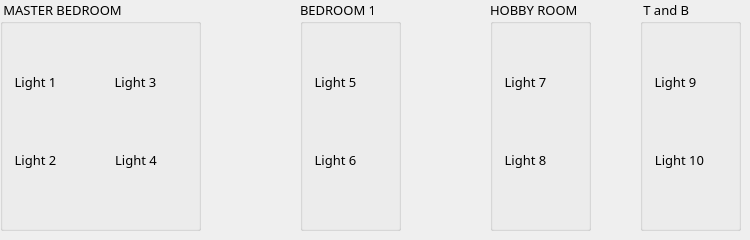
       <widget class="QWidget" name="stackedWidgetPage2_2" native="true">
        <widget class="QGroupBox" name="groupBox_5">
         <property name="geometry">
          <rect>
           <x>0</x>
           <y>0</y>
           <width>201</width>
           <height>231</height>
          </rect>
         </property>
         <property name="font">
          <font>
           <family>Agency FB</family>
           <pointsize>10</pointsize>
          </font>
         </property>
         <property name="title">
          <string> MASTER BEDROOM </string>
         </property>
         <widget class="QWidget" name="verticalLayoutWidget_15">
          <property name="geometry">
           <rect>
            <x>10</x>
            <y>20</y>
            <width>81</width>
            <height>202</height>
           </rect>
          </property>
          <layout class="QVBoxLayout" name="verticalLayout_15">
           <item>
            <widget class="QToolButton" name="toolButton_41">
             <property name="font">
              <font>
               <family>Agency FB</family>
               <pointsize>10</pointsize>
               <weight>8</weight>
               <italic>false</italic>
               <bold>false</bold>
              </font>
             </property>
             <property name="styleSheet">
              <string notr="true">QToolButton

{
font: 65 10pt &quot;Agency FB&quot;;
	color: rgb(0, 0, 0);


	background-color:transparent;
border:none;


}

QToolButton:checked, QToolButton:pressed {
background-color:rgb(193,210,238);
border: 1px solid rgb(60,127,177)
}
QToolButton:hover {
background-color(224,232,246)
}</string>
             </property>
             <property name="text">
              <string>Light 1</string>
             </property>
             <property name="icon">
              <iconset resource="images_new/try.qrc">
               <normaloff>:/newPrefix/bulb_on.png</normaloff>:/newPrefix/bulb_on.png</iconset>
             </property>
             <property name="iconSize">
              <size>
               <width>70</width>
               <height>70</height>
              </size>
             </property>
             <property name="toolButtonStyle">
              <enum>Qt::ToolButtonTextUnderIcon</enum>
             </property>
            </widget>
           </item>
           <item>
            <widget class="QToolButton" name="toolButton_42">
             <property name="styleSheet">
              <string notr="true">QToolButton

{
font: 75 10pt &quot;Agency FB&quot;;
	color: rgb(0, 0, 0);


	background-color:transparent;
border:none;


}

QToolButton:checked, QToolButton:pressed {
background-color:rgb(193,210,238);
border: 1px solid rgb(60,127,177)
}
QToolButton:hover {
background-color(224,232,246)
}</string>
             </property>
             <property name="text">
              <string>Light 2</string>
             </property>
             <property name="icon">
              <iconset resource="images_new/try.qrc">
               <normaloff>:/newPrefix/bulb_off.png</normaloff>:/newPrefix/bulb_off.png</iconset>
             </property>
             <property name="iconSize">
              <size>
               <width>70</width>
               <height>70</height>
              </size>
             </property>
             <property name="toolButtonStyle">
              <enum>Qt::ToolButtonTextUnderIcon</enum>
             </property>
            </widget>
           </item>
          </layout>
         </widget>
         <widget class="QWidget" name="verticalLayoutWidget_16">
          <property name="geometry">
           <rect>
            <x>110</x>
            <y>20</y>
            <width>81</width>
            <height>202</height>
           </rect>
          </property>
          <layout class="QVBoxLayout" name="verticalLayout_16">
           <item>
            <widget class="QToolButton" name="toolButton_43">
             <property name="font">
              <font>
               <family>Agency FB</family>
               <pointsize>10</pointsize>
               <weight>8</weight>
               <italic>false</italic>
               <bold>false</bold>
              </font>
             </property>
             <property name="styleSheet">
              <string notr="true">QToolButton

{
font: 65 10pt &quot;Agency FB&quot;;
	color: rgb(0, 0, 0);


	background-color:transparent;
border:none;


}

QToolButton:checked, QToolButton:pressed {
background-color:rgb(193,210,238);
border: 1px solid rgb(60,127,177)
}
QToolButton:hover {
background-color(224,232,246)
}</string>
             </property>
             <property name="text">
              <string>Light 3</string>
             </property>
             <property name="icon">
              <iconset resource="images_new/try.qrc">
               <normaloff>:/newPrefix/bulb_on.png</normaloff>:/newPrefix/bulb_on.png</iconset>
             </property>
             <property name="iconSize">
              <size>
               <width>70</width>
               <height>70</height>
              </size>
             </property>
             <property name="toolButtonStyle">
              <enum>Qt::ToolButtonTextUnderIcon</enum>
             </property>
            </widget>
           </item>
           <item>
            <widget class="QToolButton" name="toolButton_44">
             <property name="styleSheet">
              <string notr="true">QToolButton

{
font: 75 10pt &quot;Agency FB&quot;;
	color: rgb(0, 0, 0);


	background-color:transparent;
border:none;


}

QToolButton:checked, QToolButton:pressed {
background-color:rgb(193,210,238);
border: 1px solid rgb(60,127,177)
}
QToolButton:hover {
background-color(224,232,246)
}</string>
             </property>
             <property name="text">
              <string>Light 4</string>
             </property>
             <property name="icon">
              <iconset resource="images_new/try.qrc">
               <normaloff>:/newPrefix/bulb_off.png</normaloff>:/newPrefix/bulb_off.png</iconset>
             </property>
             <property name="iconSize">
              <size>
               <width>70</width>
               <height>70</height>
              </size>
             </property>
             <property name="toolButtonStyle">
              <enum>Qt::ToolButtonTextUnderIcon</enum>
             </property>
            </widget>
           </item>
          </layout>
         </widget>
        </widget>
        <widget class="QGroupBox" name="groupBox_6">
         <property name="geometry">
          <rect>
           <x>300</x>
           <y>0</y>
           <width>101</width>
           <height>231</height>
          </rect>
         </property>
         <property name="font">
          <font>
           <family>Agency FB</family>
           <pointsize>10</pointsize>
          </font>
         </property>
         <property name="title">
          <string>BEDROOM 1</string>
         </property>
         <widget class="QWidget" name="verticalLayoutWidget_17">
          <property name="geometry">
           <rect>
            <x>10</x>
            <y>20</y>
            <width>81</width>
            <height>202</height>
           </rect>
          </property>
          <layout class="QVBoxLayout" name="verticalLayout_17">
           <item>
            <widget class="QToolButton" name="toolButton_45">
             <property name="font">
              <font>
               <family>Agency FB</family>
               <pointsize>10</pointsize>
               <weight>8</weight>
               <italic>false</italic>
               <bold>false</bold>
              </font>
             </property>
             <property name="styleSheet">
              <string notr="true">QToolButton

{
font: 65 10pt &quot;Agency FB&quot;;
	color: rgb(0, 0, 0);


	background-color:transparent;
border:none;


}

QToolButton:checked, QToolButton:pressed {
background-color:rgb(193,210,238);
border: 1px solid rgb(60,127,177)
}
QToolButton:hover {
background-color(224,232,246)
}</string>
             </property>
             <property name="text">
              <string>Light 5</string>
             </property>
             <property name="icon">
              <iconset resource="images_new/try.qrc">
               <normaloff>:/newPrefix/bulb_on.png</normaloff>:/newPrefix/bulb_on.png</iconset>
             </property>
             <property name="iconSize">
              <size>
               <width>70</width>
               <height>70</height>
              </size>
             </property>
             <property name="toolButtonStyle">
              <enum>Qt::ToolButtonTextUnderIcon</enum>
             </property>
            </widget>
           </item>
           <item>
            <widget class="QToolButton" name="toolButton_46">
             <property name="styleSheet">
              <string notr="true">QToolButton

{
font: 75 10pt &quot;Agency FB&quot;;
	color: rgb(0, 0, 0);


	background-color:transparent;
border:none;


}

QToolButton:checked, QToolButton:pressed {
background-color:rgb(193,210,238);
border: 1px solid rgb(60,127,177)
}
QToolButton:hover {
background-color(224,232,246)
}</string>
             </property>
             <property name="text">
              <string>Light 6</string>
             </property>
             <property name="icon">
              <iconset resource="images_new/try.qrc">
               <normaloff>:/newPrefix/bulb_off.png</normaloff>:/newPrefix/bulb_off.png</iconset>
             </property>
             <property name="iconSize">
              <size>
               <width>70</width>
               <height>70</height>
              </size>
             </property>
             <property name="toolButtonStyle">
              <enum>Qt::ToolButtonTextUnderIcon</enum>
             </property>
            </widget>
           </item>
          </layout>
         </widget>
        </widget>
        <widget class="QGroupBox" name="groupBox_7">
         <property name="geometry">
          <rect>
           <x>490</x>
           <y>0</y>
           <width>101</width>
           <height>231</height>
          </rect>
         </property>
         <property name="font">
          <font>
           <family>Agency FB</family>
           <pointsize>10</pointsize>
          </font>
         </property>
         <property name="title">
          <string>HOBBY ROOM</string>
         </property>
         <widget class="QWidget" name="verticalLayoutWidget_18">
          <property name="geometry">
           <rect>
            <x>10</x>
            <y>20</y>
            <width>81</width>
            <height>202</height>
           </rect>
          </property>
          <layout class="QVBoxLayout" name="verticalLayout_18">
           <item>
            <widget class="QToolButton" name="toolButton_47">
             <property name="font">
              <font>
               <family>Agency FB</family>
               <pointsize>10</pointsize>
               <weight>8</weight>
               <italic>false</italic>
               <bold>false</bold>
              </font>
             </property>
             <property name="styleSheet">
              <string notr="true">QToolButton

{
font: 65 10pt &quot;Agency FB&quot;;
	color: rgb(0, 0, 0);


	background-color:transparent;
border:none;


}

QToolButton:checked, QToolButton:pressed {
background-color:rgb(193,210,238);
border: 1px solid rgb(60,127,177)
}
QToolButton:hover {
background-color(224,232,246)
}</string>
             </property>
             <property name="text">
              <string>Light 7</string>
             </property>
             <property name="icon">
              <iconset resource="images_new/try.qrc">
               <normaloff>:/newPrefix/bulb_on.png</normaloff>:/newPrefix/bulb_on.png</iconset>
             </property>
             <property name="iconSize">
              <size>
               <width>70</width>
               <height>70</height>
              </size>
             </property>
             <property name="toolButtonStyle">
              <enum>Qt::ToolButtonTextUnderIcon</enum>
             </property>
            </widget>
           </item>
           <item>
            <widget class="QToolButton" name="toolButton_48">
             <property name="styleSheet">
              <string notr="true">QToolButton

{
font: 75 10pt &quot;Agency FB&quot;;
	color: rgb(0, 0, 0);


	background-color:transparent;
border:none;


}

QToolButton:checked, QToolButton:pressed {
background-color:rgb(193,210,238);
border: 1px solid rgb(60,127,177)
}
QToolButton:hover {
background-color(224,232,246)
}</string>
             </property>
             <property name="text">
              <string>Light 8</string>
             </property>
             <property name="icon">
              <iconset resource="images_new/try.qrc">
               <normaloff>:/newPrefix/bulb_off.png</normaloff>:/newPrefix/bulb_off.png</iconset>
             </property>
             <property name="iconSize">
              <size>
               <width>70</width>
               <height>70</height>
              </size>
             </property>
             <property name="toolButtonStyle">
              <enum>Qt::ToolButtonTextUnderIcon</enum>
             </property>
            </widget>
           </item>
          </layout>
         </widget>
         <widget class="QGroupBox" name="groupBox_8">
          <property name="geometry">
           <rect>
            <x>100</x>
            <y>40</y>
            <width>101</width>
            <height>231</height>
           </rect>
          </property>
          <property name="font">
           <font>
            <family>Agency FB</family>
            <pointsize>10</pointsize>
           </font>
          </property>
          <property name="title">
           <string>HOBBY ROOM</string>
          </property>
          <widget class="QWidget" name="verticalLayoutWidget_20">
           <property name="geometry">
            <rect>
             <x>10</x>
             <y>20</y>
             <width>81</width>
             <height>202</height>
            </rect>
           </property>
           <layout class="QVBoxLayout" name="verticalLayout_20">
            <item>
             <widget class="QToolButton" name="toolButton_51">
              <property name="font">
               <font>
                <family>Agency FB</family>
                <pointsize>10</pointsize>
                <weight>8</weight>
                <italic>false</italic>
                <bold>false</bold>
               </font>
              </property>
              <property name="styleSheet">
               <string notr="true">QToolButton

{
font: 65 10pt &quot;Agency FB&quot;;
	color: rgb(0, 0, 0);


	background-color:transparent;
border:none;


}

QToolButton:checked, QToolButton:pressed {
background-color:rgb(193,210,238);
border: 1px solid rgb(60,127,177)
}
QToolButton:hover {
background-color(224,232,246)
}</string>
              </property>
              <property name="text">
               <string>Light 7</string>
              </property>
              <property name="icon">
               <iconset resource="images_new/try.qrc">
                <normaloff>:/newPrefix/bulb_on.png</normaloff>:/newPrefix/bulb_on.png</iconset>
              </property>
              <property name="iconSize">
               <size>
                <width>70</width>
                <height>70</height>
               </size>
              </property>
              <property name="toolButtonStyle">
               <enum>Qt::ToolButtonTextUnderIcon</enum>
              </property>
             </widget>
            </item>
            <item>
             <widget class="QToolButton" name="toolButton_52">
              <property name="styleSheet">
               <string notr="true">QToolButton

{
font: 75 10pt &quot;Agency FB&quot;;
	color: rgb(0, 0, 0);


	background-color:transparent;
border:none;


}

QToolButton:checked, QToolButton:pressed {
background-color:rgb(193,210,238);
border: 1px solid rgb(60,127,177)
}
QToolButton:hover {
background-color(224,232,246)
}</string>
              </property>
              <property name="text">
               <string>Light 8</string>
              </property>
              <property name="icon">
               <iconset resource="images_new/try.qrc">
                <normaloff>:/newPrefix/bulb_off.png</normaloff>:/newPrefix/bulb_off.png</iconset>
              </property>
              <property name="iconSize">
               <size>
                <width>70</width>
                <height>70</height>
               </size>
              </property>
              <property name="toolButtonStyle">
               <enum>Qt::ToolButtonTextUnderIcon</enum>
              </property>
             </widget>
            </item>
           </layout>
          </widget>
         </widget>
        </widget>
        <widget class="QGroupBox" name="groupBox_9">
         <property name="geometry">
          <rect>
           <x>640</x>
           <y>0</y>
           <width>101</width>
           <height>231</height>
          </rect>
         </property>
         <property name="font">
          <font>
           <family>Agency FB</family>
           <pointsize>10</pointsize>
          </font>
         </property>
         <property name="title">
          <string> T and B</string>
         </property>
         <widget class="QWidget" name="verticalLayoutWidget_21">
          <property name="geometry">
           <rect>
            <x>10</x>
            <y>20</y>
            <width>81</width>
            <height>202</height>
           </rect>
          </property>
          <layout class="QVBoxLayout" name="verticalLayout_21">
           <item>
            <widget class="QToolButton" name="toolButton_53">
             <property name="font">
              <font>
               <family>Agency FB</family>
               <pointsize>10</pointsize>
               <weight>8</weight>
               <italic>false</italic>
               <bold>false</bold>
              </font>
             </property>
             <property name="styleSheet">
              <string notr="true">QToolButton

{
font: 65 10pt &quot;Agency FB&quot;;
	color: rgb(0, 0, 0);


	background-color:transparent;
border:none;


}

QToolButton:checked, QToolButton:pressed {
background-color:rgb(193,210,238);
border: 1px solid rgb(60,127,177)
}
QToolButton:hover {
background-color(224,232,246)
}</string>
             </property>
             <property name="text">
              <string>Light 9</string>
             </property>
             <property name="icon">
              <iconset resource="images_new/try.qrc">
               <normaloff>:/newPrefix/bulb_on.png</normaloff>:/newPrefix/bulb_on.png</iconset>
             </property>
             <property name="iconSize">
              <size>
               <width>70</width>
               <height>70</height>
              </size>
             </property>
             <property name="toolButtonStyle">
              <enum>Qt::ToolButtonTextUnderIcon</enum>
             </property>
            </widget>
           </item>
           <item>
            <widget class="QToolButton" name="toolButton_54">
             <property name="styleSheet">
              <string notr="true">QToolButton

{
font: 75 10pt &quot;Agency FB&quot;;
	color: rgb(0, 0, 0);


	background-color:transparent;
border:none;


}

QToolButton:checked, QToolButton:pressed {
background-color:rgb(193,210,238);
border: 1px solid rgb(60,127,177)
}
QToolButton:hover {
background-color(224,232,246)
}</string>
             </property>
             <property name="text">
              <string>Light 10</string>
             </property>
             <property name="icon">
              <iconset resource="images_new/try.qrc">
               <normaloff>:/newPrefix/bulb_off.png</normaloff>:/newPrefix/bulb_off.png</iconset>
             </property>
             <property name="iconSize">
              <size>
               <width>70</width>
               <height>70</height>
              </size>
             </property>
             <property name="toolButtonStyle">
              <enum>Qt::ToolButtonTextUnderIcon</enum>
             </property>
            </widget>
           </item>
          </layout>
         </widget>
         <widget class="QGroupBox" name="groupBox_10">
          <property name="geometry">
           <rect>
            <x>100</x>
            <y>40</y>
            <width>101</width>
            <height>231</height>
           </rect>
          </property>
          <property name="font">
           <font>
            <family>Agency FB</family>
            <pointsize>10</pointsize>
           </font>
          </property>
          <property name="title">
           <string>HOBBY ROOM</string>
          </property>
          <widget class="QWidget" name="verticalLayoutWidget_22">
           <property name="geometry">
            <rect>
             <x>10</x>
             <y>20</y>
             <width>81</width>
             <height>202</height>
            </rect>
           </property>
           <layout class="QVBoxLayout" name="verticalLayout_22">
            <item>
             <widget class="QToolButton" name="toolButton_55">
              <property name="font">
               <font>
                <family>Agency FB</family>
                <pointsize>10</pointsize>
                <weight>8</weight>
                <italic>false</italic>
                <bold>false</bold>
               </font>
              </property>
              <property name="styleSheet">
               <string notr="true">QToolButton

{
font: 65 10pt &quot;Agency FB&quot;;
	color: rgb(0, 0, 0);


	background-color:transparent;
border:none;


}

QToolButton:checked, QToolButton:pressed {
background-color:rgb(193,210,238);
border: 1px solid rgb(60,127,177)
}
QToolButton:hover {
background-color(224,232,246)
}</string>
              </property>
              <property name="text">
               <string>Light 7</string>
              </property>
              <property name="icon">
               <iconset resource="images_new/try.qrc">
                <normaloff>:/newPrefix/bulb_on.png</normaloff>:/newPrefix/bulb_on.png</iconset>
              </property>
              <property name="iconSize">
               <size>
                <width>70</width>
                <height>70</height>
               </size>
              </property>
              <property name="toolButtonStyle">
               <enum>Qt::ToolButtonTextUnderIcon</enum>
              </property>
             </widget>
            </item>
            <item>
             <widget class="QToolButton" name="toolButton_56">
              <property name="styleSheet">
               <string notr="true">QToolButton

{
font: 75 10pt &quot;Agency FB&quot;;
	color: rgb(0, 0, 0);


	background-color:transparent;
border:none;


}

QToolButton:checked, QToolButton:pressed {
background-color:rgb(193,210,238);
border: 1px solid rgb(60,127,177)
}
QToolButton:hover {
background-color(224,232,246)
}</string>
              </property>
              <property name="text">
               <string>Light 8</string>
              </property>
              <property name="icon">
               <iconset resource="images_new/try.qrc">
                <normaloff>:/newPrefix/bulb_off.png</normaloff>:/newPrefix/bulb_off.png</iconset>
              </property>
              <property name="iconSize">
               <size>
                <width>70</width>
                <height>70</height>
               </size>
              </property>
              <property name="toolButtonStyle">
               <enum>Qt::ToolButtonTextUnderIcon</enum>
              </property>
             </widget>
            </item>
           </layout>
          </widget>
         </widget>
        </widget>
       </widget>
